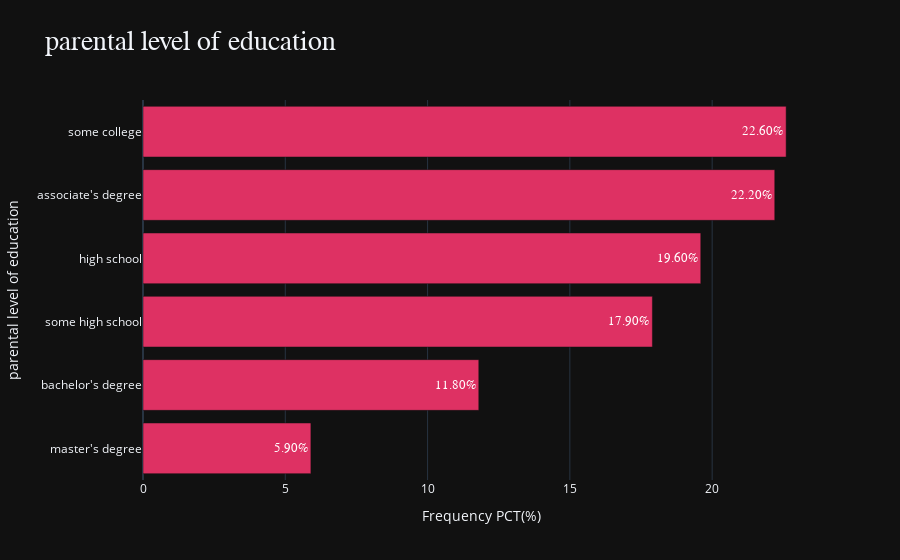

Notebook code for this chart:
### Code cell
parental_level_of_education = parental_level_of_education.nlargest(10)[::-1]
fig = px.bar(data_frame= parental_level_of_education, 
             orientation = "h",
       x = parental_level_of_education / sum(parental_level_of_education) * 100,
             
       y = parental_level_of_education.index, 
       color_discrete_sequence=["#DE3163"],
       labels = {"index": "Movie Genre", "x" : "Frequency PCT(%)"},
       title = "parental level of education",
       text = parental_level_of_education.apply(lambda x: f"{x / sum(parental_level_of_education) * 100: 0.2f}%"),
       template = "plotly_dark",
      )

fig.update_traces(
    textfont = {
        "family": "tahoma",
         "size": 13,
    },
    hovertemplate= "parental_level_of_education: %{label}<br>Popularity: %{value:0.2f}%"
)

update_layout()

iplot(fig)

### Figure 1 — Plotly figure (JSON) as saved in the notebook; plotly's stock layout.template omitted (floating-point values rounded to 4 significant figures)
{"data": [{"alignmentgroup": "True", "hovertemplate": "parental_level_of_education: %{label}<br>Popularity: %{value:0.2f}%", "legendgroup": "", "marker": {"color": "#DE3163", "pattern": {"shape": ""}}, "name": "", "offsetgroup": "", "orientation": "h", "showlegend": false, "text": [" 5.90%", " 11.80%", " 17.90%", " 19.60%", " 22.20%", " 22.60%"], "textfont": {"family": "tahoma", "size": 13}, "textposition": "auto", "type": "bar", "x": [5.9, 11.8, 17.9, 19.6, 22.2, 22.6], "xaxis": "x", "y": ["master's degree", "bachelor's degree", "some high school", "high school", "associate's degree", "some college"], "yaxis": "y"}], "layout": {"autosize": true, "barmode": "relative", "hoverlabel": {"bgcolor": "#45FFCA", "font": {"family": "tahoma", "size": 16}}, "legend": {"tracegroupgap": 0}, "showlegend": false, "title": {"font": {"family": "tahoma", "size": 28}, "text": "parental level of education"}, "xaxis": {"anchor": "y", "autorange": true, "domain": [0, 1], "range": [0, 23.79], "title": {"text": "Frequency PCT(%)"}, "type": "linear"}, "yaxis": {"anchor": "x", "autorange": true, "domain": [0, 1], "range": [-0.5, 5.5], "title": {"text": "parental level of education"}, "type": "category"}}}
